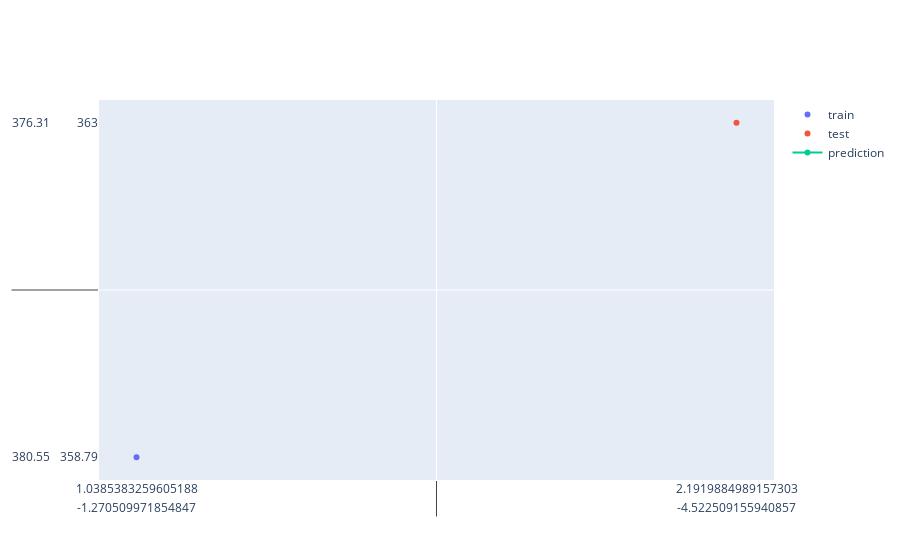

Here is the notebook cell this chart was saved with:
### Code cell
import plotly.express as px
import plotly.graph_objects as go

fig = go.Figure([
    go.Scatter(x=X_train_scaled.squeeze(), y=y_train, name='train', mode='markers'),
    go.Scatter(x=X_test_scaled.squeeze(), y=y_test, name='test', mode='markers'),
    go.Scatter(x=x_range, y=y_range, name='prediction')
])
fig.show()

### Figure 1 — Plotly figure (JSON) as saved in the notebook; plotly's stock layout.template omitted (floating-point values rounded to 4 significant figures)
{"data": [{"mode": "markers", "name": "train", "type": "scatter", "x": [[-1.271, -1.867, -1.806, -1.28, -0.6219, 0.6602, 0.7029, 0.5604, 1.564, 1.609], [1.039, 1.326, 0.4238, 0.9816, 0.863, 1.093, 1.062, -1.276, -1.149, -1.111], [1.513, 0.7775, 1.592, 0.9816, 1.333, 1.196, 1.147, 1.374, -1.094, -1.368], [-0.1471, -0.1859, -0.07736, 0.3548, -1.114, -1.088, -1.006, -0.5581, 0.5917, 0.4042], [-0.1471, 0.2135, 0.004313, 0.4218, 0.7044, -1.032, -1.295, -1.013, -0.5409, 0.3679], [-0.987, -0.2637, -0.1373, -1.46, -1.164, -0.8294, -0.6114, 0.9122, 0.6281, 0.09768]], "y": [[380.6], [358.8], [358.3], [368.0], [370.6], [374.8]]}, {"mode": "markers", "name": "test", "type": "scatter", "x": [[-4.523, -1.909, -1.601, -0.9684, 0.3872, 0.6967, 0.3573, 2.174, 1.836, 1.814], [2.192, 0.2135, 0.4238, 0.513, 0.7715, 1.018, -1.233, -1.347, -0.8915, -0.7613], [-1.15, -0.3208, -1.762, -1.509, -0.9343, -0.4773, 0.662, 0.9594, 0.3207, 1.337]], "y": [[376.3], [363], [370.9]]}, {"name": "prediction", "type": "scatter", "x": [358.0, 361.5, 365.0, 368.5, 372.0, 375.6, 379.1, 382.6, 386.1, 389.6], "y": [[366.5]]}], "layout": {}}
